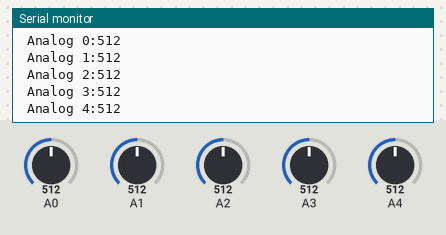
Simulated run of this sketch. Board: Arduino Uno, built with avr-gcc and run on an emulated ATmega328P. Parts: the last lines printed to the serial monitor. The test bench sets the inputs (shaded band); at power-on: A0 = 512, A1 = 512, A2 = 512, A3 = 512, A4 = 512.

Above: at 2.8 s.
2.9 s: A0 set to 716
4.4 s: A1 set to 716
5.9 s: A2 set to 716
At 6.8 s:
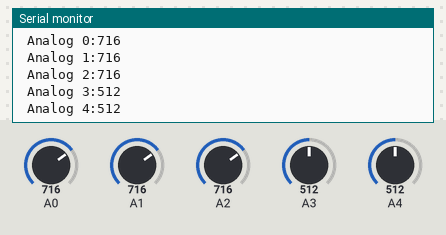
7.4 s: A3 set to 716
At 8.7 s:
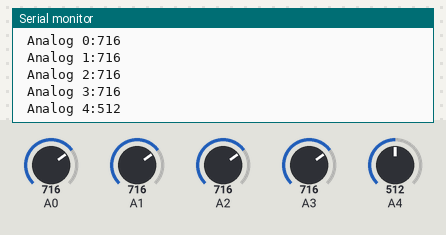
8.9 s: A4 set to 716
At 9.8 s:
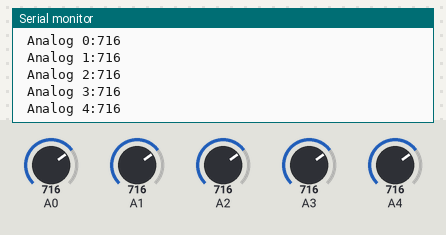
10.4 s: A0 set to 992
Timing chart, 0 to 12.9 s (numbered marks = the images above; inputs shaded):
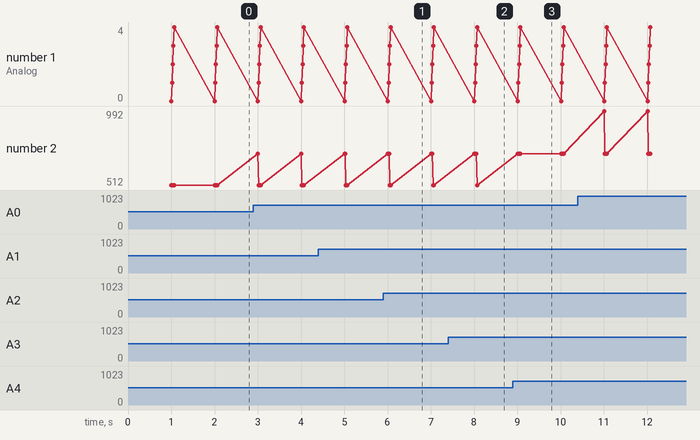

The sketch:

F-analogReport.ino
```cpp
unsigned long reportTime;
int reportInterval = 1000;
int numberOfAnalogs = 5;

//===================================================================================================
// Setup
//====================================================================================================
void setup()
{
   Serial.begin(9600);
   Serial.println("Analog Report");
}

void loop()
{


    if(millis() - reportTime > reportInterval)
    {
      reportTime = millis();

      for(int i = 0; i< numberOfAnalogs; i++)
      {
        Serial.print(" Analog ");
        Serial.print(i);
        Serial.print(":");
        Serial.println(analogRead(i));
      }
    }

  }
```

Measured:
- after the input at 5.9 s, the serial monitor: prints a new line after 0.14 s (image 1)
- after the input at 7.4 s, the serial monitor: prints a new line after 0.66 s (image 2)
- after the input at 8.9 s, the serial monitor: prints a new line after 0.17 s (image 3)
